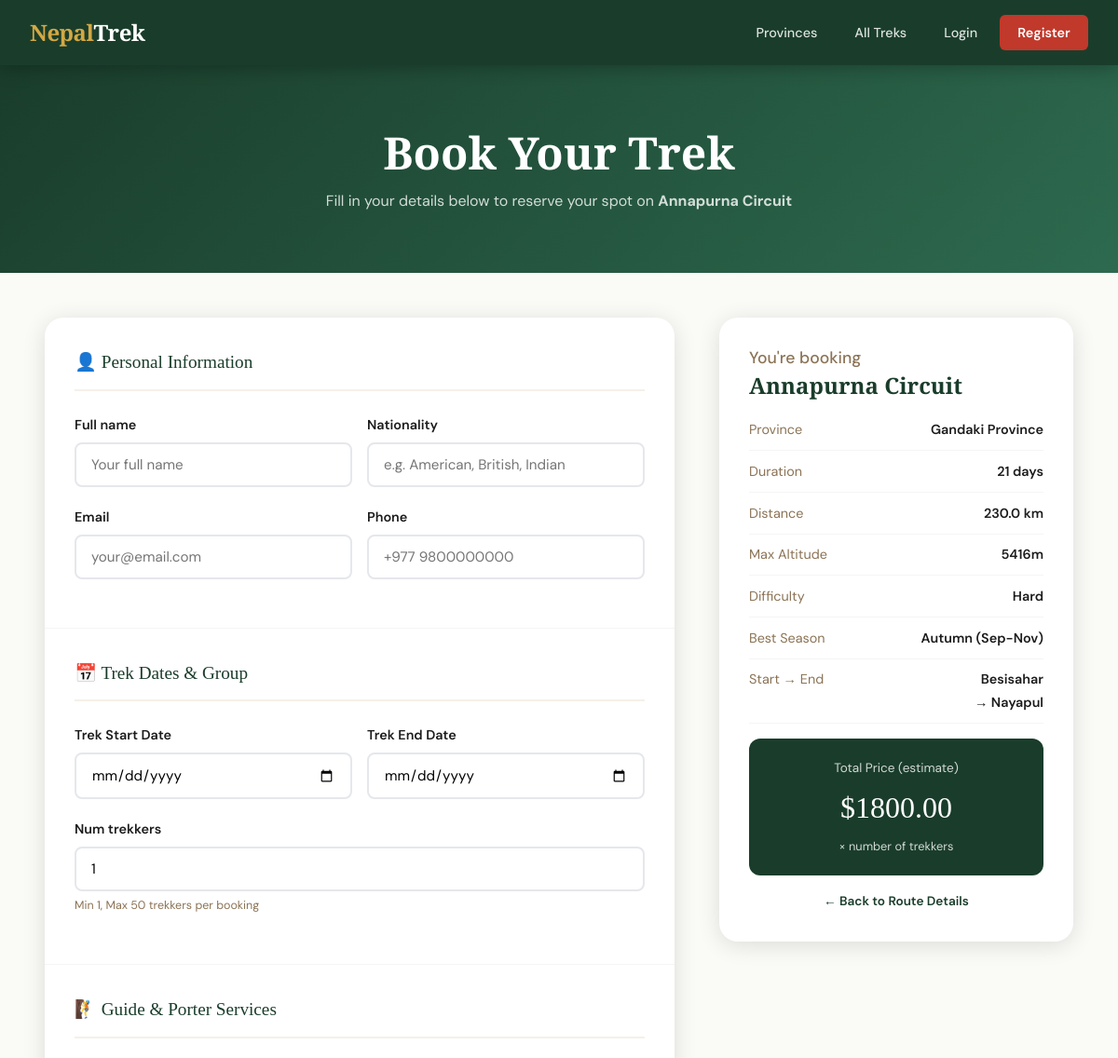
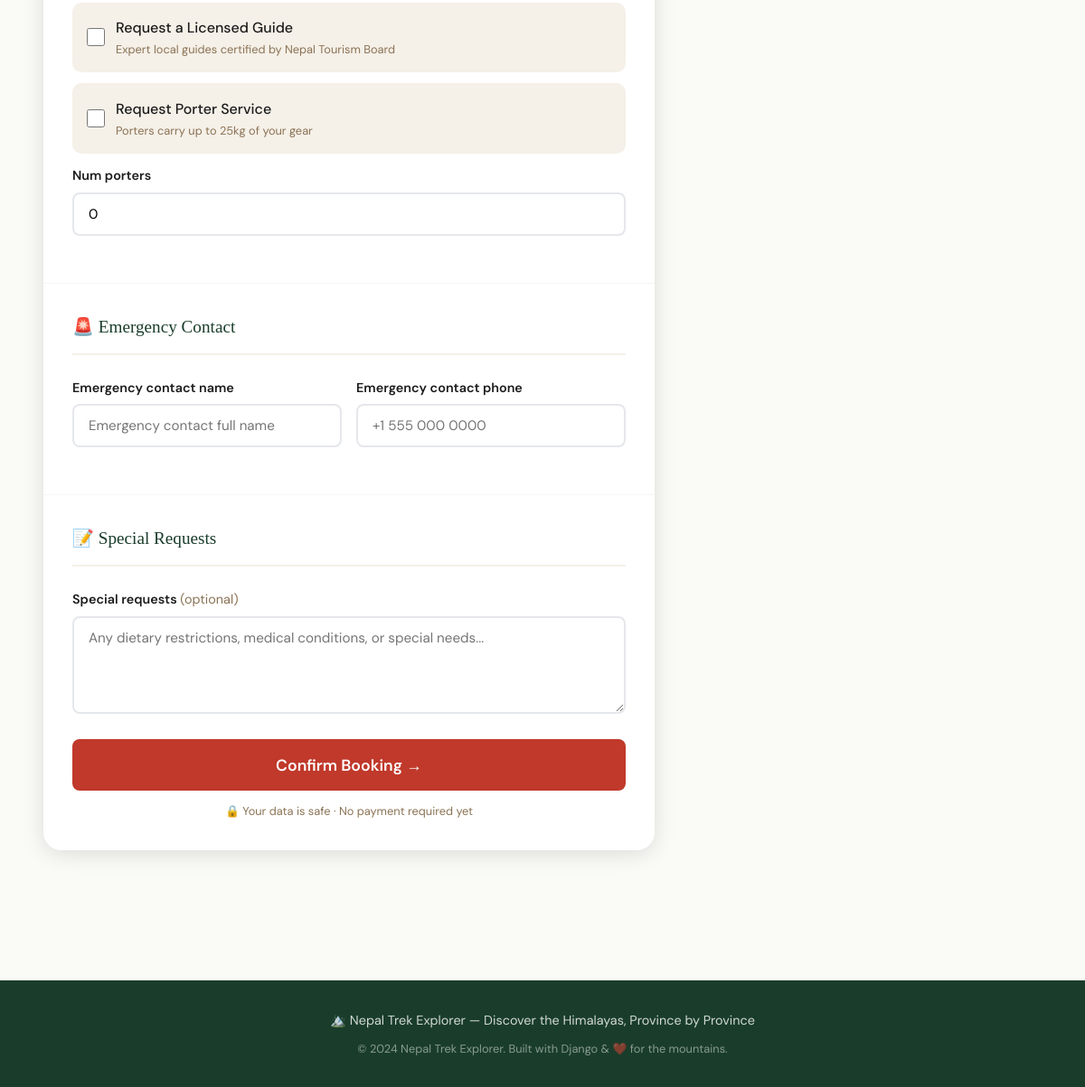
Screenshot of /routes/2/book/ with the database file from the repository (2 pictures, top to bottom).
### treks/models.py (models this page shows, shortened)
class TrekkingRoute(models.Model):
    DIFFICULTY_CHOICES = [
        ('easy', 'Easy'),
        ('moderate', 'Moderate'),
        ('hard', 'Hard'),
        ('extreme', 'Extreme'),
    ]
    SEASON_CHOICES = [
        ('spring', 'Spring (Mar-May)'),
        ('summer', 'Summer (Jun-Aug)'),
        ('autumn', 'Autumn (Sep-Nov)'),
        ('winter', 'Winter (Dec-Feb)'),
        ('all', 'All Seasons'),
    ]
    name = models.CharField(max_length=200)
    province = models.ForeignKey(Province, on_delete=models.CASCADE, related_name='routes')
    description = models.TextField()
    short_description = models.CharField(max_length=300, blank=True)
    difficulty = models.CharField(max_length=10, choices=DIFFICULTY_CHOICES, default='moderate')
    duration_days = models.PositiveIntegerField(help_text='Number of days')
    distance_km = models.DecimalField(max_digits=6, decimal_places=1, help_text='Distance in kilometers')
    max_altitude = models.PositiveIntegerField(help_text='Maximum altitude in meters', default=0)
    best_season = models.CharField(max_length=10, choices=SEASON_CHOICES, default='autumn')
    start_point = models.CharField(max_length=100)
    end_point = models.CharField(max_length=100)
    price_per_person = models.DecimalField(max_digits=10, decimal_places=2, help_text='Price in USD')
    image = models.ImageField(upload_to='routes/', blank=True, null=True)
    highlights = models.TextField(blank=True, help_text='Key highlights, one per line')
    includes = models.TextField(blank=True, help_text='What is included, one per line')
    excludes = models.TextField(blank=True, help_text='What is excluded, one per line')
    is_featured = models.BooleanField(default=False)
    is_active = models.BooleanField(default=True)
    created_at = models.DateTimeField(auto_now_add=True)
    updated_at = models.DateTimeField(auto_now=True)
    class Meta:
        ordering = ['name']

class Province(models.Model):
    name = models.CharField(max_length=100)
    code = models.CharField(max_length=10, unique=True)
    description = models.TextField(blank=True)
    image = models.ImageField(upload_to='provinces/', blank=True, null=True)
    headquarters = models.CharField(max_length=100, blank=True)
    class Meta:
        ordering = ['name']

### treks/views.py (the view)
# urls.py: path('routes/<int:pk>/book/', views.book_trek, name='book_trek'),
def book_trek(request, pk):
    route = get_object_or_404(TrekkingRoute, pk=pk, is_active=True)
    if request.method == 'POST':
        form = BookingForm(request.POST)
        if form.is_valid():
            booking = form.save(commit=False)
            booking.route = route
            if request.user.is_authenticated:
                booking.user = request.user
            num_trekkers = form.cleaned_data['num_trekkers']
            booking.total_price = route.price_per_person * num_trekkers
            booking.save()
            messages.success(request, f'Booking confirmed! Your reference is {booking.booking_reference}')
            return redirect('treks:booking_success', pk=booking.pk)
    else:
        initial = {}
        if request.user.is_authenticated:
            initial['full_name'] = request.user.get_full_name()
            initial['email'] = request.user.email
        form = BookingForm(initial=initial)
    context = {
        'route': route,
        'form': form,
    }
    return render(request, 'treks/book_trek.html', context)

### templates/treks/book_trek.html (shortened to what this page needs)
{% extends 'base.html' %}
{% block content %}
<section class="booking-hero">
    <h1>Book Your Trek</h1>
    <p>Fill in your details below to reserve your spot on <strong>{{ route.name }}</strong></p>
</section>
<section class="section" style="padding-top:3rem;">
    <div class="container">
        <div class="booking-layout">
            <div>
                <form method="post" class="booking-form-card">
                    <div class="form-section">
                        <div class="form-section-title">👤 Personal Information</div>
                        <div class="form-row">
                            <div class="form-group">
                                <label>{{ form.full_name.label }}</label>
                                {{ form.full_name }}
                            </div>
                            <div class="form-group">
                                <label>{{ form.nationality.label }}</label>
                                {{ form.nationality }}
                            </div>
                        </div>
                        <div class="form-row">
                            <div class="form-group">
                                <label>{{ form.email.label }}</label>
                                {{ form.email }}
                            </div>
                            <div class="form-group">
                                <label>{{ form.phone.label }}</label>
                                {{ form.phone }}
                            </div>
                        </div>
                    </div>
                    <div class="form-section">
                        <div class="form-section-title">📅 Trek Dates & Group</div>
                        <div class="form-row">
                            <div class="form-group">
                                <label>{{ form.trek_start_date.label }}</label>
                                {{ form.trek_start_date }}
                            </div>
                            <div class="form-group">
                                <label>{{ form.trek_end_date.label }}</label>
                                {{ form.trek_end_date }}
                            </div>
                        </div>
                        <div class="form-group">
                            <label>{{ form.num_trekkers.label }}</label>
                            {{ form.num_trekkers }}
                            <p class="helptext">Min 1, Max 50 trekkers per booking</p>
                        </div>
                    </div>
                    <div class="form-section">
                        <div class="form-section-title">🧗 Guide & Porter Services</div>
                        <label class="checkbox-row">
                            {{ form.require_guide }}
                            <div>
                                <div class="checkbox-label">Request a Licensed Guide</div>
                                <span class="checkbox-sub">Expert local guides certified by Nepal Tourism Board</span>
                            </div>
                        </label>
                        <label class="checkbox-row">
                            {{ form.require_porter }}
                            <div>
                                <div class="checkbox-label">Request Porter Service</div>
                                <span class="checkbox-sub">Porters carry up to 25kg of your gear</span>
                            </div>
                        </label>
                        <div class="form-group" style="margin-top:0.75rem;">
                            <label>{{ form.num_porters.label }}</label>
                            {{ form.num_porters }}
                        </div>
                    </div>
                    <div class="form-section">
                        <div class="form-section-title">🚨 Emergency Contact</div>
                        <div class="form-row">
                            <div class="form-group">
                                <label>{{ form.emergency_contact_name.label }}</label>
                                {{ form.emergency_contact_name }}
                            </div>
                            <div class="form-group">
                                <label>{{ form.emergency_contact_phone.label }}</label>
                                {{ form.emergency_contact_phone }}
                            </div>
                        </div>
                    </div>
                    <div class="form-section">
                        <div class="form-section-title">📝 Special Requests</div>
                        <div class="form-group">
                            <label>{{ form.special_requests.label }} <span style="color:var(--warm-grey); font-weight:400;">(optional)</span></label>
                            {{ form.special_requests }}
                        </div>
                        <button type="submit" class="btn btn-primary form-submit-btn">Confirm Booking →</button>
                        <p style="font-size:0.8rem; color:var(--warm-grey); text-align:center; margin-top:0.75rem;">
                            🔒 Your data is safe · No payment required yet
                        </p>
                    </div>
                </form>
            </div>
            <div>
                <div class="route-summary">
                    <h3>You're booking</h3>
                    <h2>{{ route.name }}</h2>
                    <div class="summary-row">
                        <span class="summary-key">Province</span>
                        <span class="summary-val">{{ route.province.name }}</span>
                    </div>
                    <div class="summary-row">
                        <span class="summary-key">Duration</span>
                        <span class="summary-val">{{ route.duration_days }} days</span>
                    </div>
                    <div class="summary-row">
                        <span class="summary-key">Distance</span>
                        <span class="summary-val">{{ route.distance_km }} km</span>
                    </div>
                    <div class="summary-row">
                        <span class="summary-key">Max Altitude</span>
                        <span class="summary-val">{{ route.max_altitude }}m</span>
                    </div>
                    <div class="summary-row">
                        <span class="summary-key">Difficulty</span>
                        <span class="summary-val">{{ route.get_difficulty_display }}</span>
                    </div>
                    <div class="summary-row">
                        <span class="summary-key">Best Season</span>
                        <span class="summary-val">{{ route.get_best_season_display }}</span>
                    </div>
                    <div class="summary-row">
                        <span class="summary-key">Start → End</span>
                        <span class="summary-val" style="text-align:right;">{{ route.start_point }}<br>→ {{ route.end_point }}</span>
                    </div>
                    <div class="price-total">
                        <div style="font-size:0.85rem; opacity:0.8; margin-bottom:0.25rem;">Total Price (estimate)</div>
                        <div class="amt">${{ route.price_per_person }}</div>
                        <div class="note">× number of trekkers</div>
                    </div>
                    <a href="{% url 'treks:route_detail' route.pk %}" style="display:block; text-align:center; margin-top:1rem; color:var(--forest); font-size:0.85rem; font-weight:600; text-decoration:none;">← Back to Route Details</a>
                </div>
            </div>
        </div>
    </div>
</section>
{% endblock %}

### templates/base.html (style rules this page uses)
:root { --crimson: #C0392B; --crimson-dark: #922B21; --gold: #D4A843; --gold-light: #F0C060; --forest: #1A3D2B; --forest-mid: #2D6A4F; --forest-light: #40916C; --sky: #E8F4F8; --stone: #F5F0E8; --charcoal: #1C1C1C; --warm-grey: #8B7355; --off-white: #FAFAF7; --shadow: 0 4px 24px rgba(0,0,0,0.12); --shadow-lg: 0 12px 48px rgba(0,0,0,0.18); }
*, *::before, *::after { box-sizing: border-box; margin: 0; padding: 0; }
body { font-family: 'DM Sans', sans-serif; background: var(--off-white); color: var(--charcoal); line-height: 1.7; }
h1, h2, h3, h4 { font-family: 'Playfair Display', serif; line-height: 1.25; }
.btn { display: inline-block; padding: 0.75rem 2rem; border-radius: 8px; font-size: 0.95rem; font-weight: 600; text-decoration: none; cursor: pointer; border: none; transition: all 0.25s; font-family: 'DM Sans', sans-serif; }
.btn-primary { background: var(--crimson); color: #fff; }
.section { padding: 5rem 2rem; }
.container { max-width: 1200px; margin: 0 auto; padding: 0 1rem; }
.form-group { margin-bottom: 1.25rem; }
.form-group label { display: block; margin-bottom: 0.4rem; font-weight: 600; font-size: 0.9rem; color: var(--charcoal); }
.form-group input, .form-group select, .form-group textarea { width: 100%; padding: 0.75rem 1rem; border: 2px solid #E5E7EB; border-radius: 8px; font-size: 0.95rem; font-family: 'DM Sans', sans-serif; transition: border-color 0.2s; background: #fff; }

### templates/treks/book_trek.html (style rules this page uses)
.booking-hero { background: linear-gradient(135deg, var(--forest) 0%, var(--forest-mid) 100%); padding: 4rem 2rem; color: #fff; text-align: center; }
.booking-hero h1 { font-size: clamp(1.8rem, 5vw, 3rem); margin-bottom: 0.5rem; }
.booking-hero p { color: rgba(255,255,255,0.8); }
.booking-layout { display: grid; grid-template-columns: 1fr 380px; gap: 3rem; }
.booking-form-card { background: #fff; border-radius: 20px; box-shadow: var(--shadow); overflow: hidden; }
.form-section { padding: 2rem; border-bottom: 1px solid #F5F5F5; }
.form-section:last-child { border-bottom: none; }
.form-section-title { font-family: 'Playfair Display', serif; font-size: 1.2rem; color: var(--forest); margin-bottom: 1.5rem; padding-bottom: 0.75rem; border-bottom: 2px solid var(--stone); display: flex; align-items: center; gap: 0.5rem; }
.form-row { display: grid; grid-template-columns: 1fr 1fr; gap: 1rem; }
.checkbox-row { display: flex; align-items: center; gap: 0.75rem; padding: 0.9rem 1rem; background: var(--stone); border-radius: 10px; cursor: pointer; transition: background 0.2s; margin-bottom: 0.75rem; }
.checkbox-row input[type="checkbox"] { width: 20px; height: 20px; cursor: pointer; accent-color: var(--forest); }
.checkbox-label { font-weight: 500; }
.checkbox-sub { font-size: 0.8rem; color: var(--warm-grey); display:block; }
.route-summary { background: #fff; border-radius: 20px; box-shadow: var(--shadow); padding: 2rem; position: sticky; top: 90px; }
.route-summary h3 { font-size:1.1rem; color:var(--warm-grey); font-family:'DM Sans',sans-serif; font-weight:500; margin-bottom:0.25rem; }
.route-summary h2 { font-size:1.5rem; color:var(--forest); margin-bottom:1.25rem; }
.summary-row { display:flex; justify-content:space-between; font-size:0.9rem; margin-bottom:0.6rem; padding-bottom:0.6rem; border-bottom:1px solid #F5F5F5; }
.summary-key { color:var(--warm-grey); }
.summary-val { font-weight:600; }
.price-total { background:var(--forest); color:#fff; padding:1.25rem; border-radius:12px; text-align:center; margin-top:1rem; }
.price-total .amt { font-family:'Playfair Display',serif; font-size:2rem; }
.price-total .note { font-size:0.8rem; opacity:0.8; margin-top:0.25rem; }
.form-submit-btn { width:100%; padding:1.1rem; font-size:1.1rem; }
.helptext { font-size:0.78rem; color:var(--warm-grey); margin-top:0.3rem; }

### rows the page displays
TrekkingRoute: name "Annapurna Circuit", province.name "Gandaki Province", duration_days "21", distance_km "230.0", max_altitude "5416", difficulty "Hard", best_season "Autumn (Sep-Nov)", start_point "Besisahar", end_point "Nayapul", price_per_person "1800.00"
